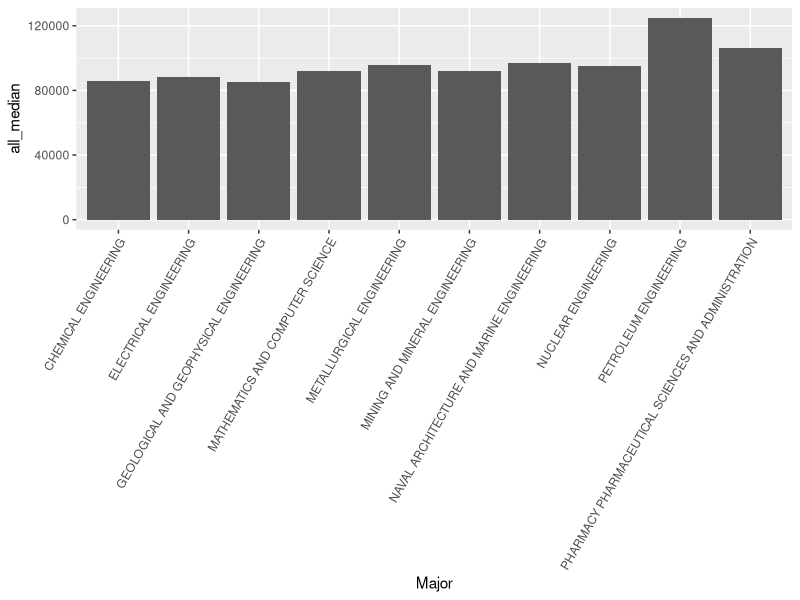
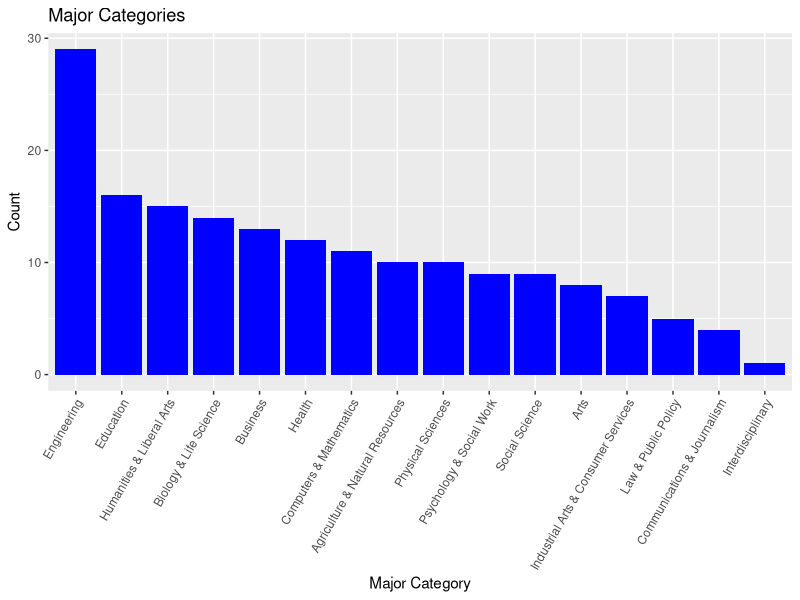

Reproduce these figures in R, in order. (Note: this script raises an error after producing the figures.)
## ---- chunk 1
knitr::opts_chunk$set(echo = TRUE)
## ---- chunk 2
library(readr)
library(dplyr)
library(tidyverse)
library(ggplot2)
library(gridExtra)
## ---- chunk 3
recentgrads <- read_csv("Data/recentgrads.csv")

head(recentgrads)

recentgrads$recent_total <- recentgrads$Total
recentgrads$Total <- NULL

recentgrads$recent_men <- recentgrads$Men
recentgrads$Men <- NULL

recentgrads$recent_women <- recentgrads$Women
recentgrads$Women <- NULL

#recentgrads$recent_ShareWomen <- recentgrads$ShareWomen
#recentgrads$ShareWomen <- NULL

recentgrads$recent_sample_size <- recentgrads$Sample_size
recentgrads$Sample_size <- NULL

recentgrads$recent_employed <- recentgrads$Employed
recentgrads$Employed <- NULL

recentgrads$recent_full_time <- recentgrads$Full_time
recentgrads$Full_time <- NULL

recentgrads$recent_part_time <- recentgrads$Part_time
recentgrads$Part_time <- NULL

recentgrads$recent_full_time_year_round <- recentgrads$Full_time_year_round
recentgrads$Full_time_year_round <- NULL

recentgrads$recent_unemployed <- recentgrads$Unemployed
recentgrads$Unemployed <- NULL

recentgrads$recent_unemployment_rate <- recentgrads$Unemployment_rate
recentgrads$Unemployment_rate <- NULL

recentgrads$recent_median <- recentgrads$Median
recentgrads$Median <- NULL

recentgrads$recent_p25th <- recentgrads$P25th
recentgrads$P25th <- NULL

recentgrads$recent_p75th <- recentgrads$P75th
recentgrads$P75th <- NULL

recentgrads$recent_college_jobs <- recentgrads$College_jobs
recentgrads$College_jobs <- NULL

recentgrads$recent_non_college_jobs <- recentgrads$Non_college_jobs
recentgrads$Non_college_jobs <- NULL

recentgrads$recent_low_wage_jobs <- recentgrads$Low_wage_jobs
recentgrads$Low_wage_jobs <- NULL

head(recentgrads)
## ---- chunk 4
allgrads <- read_csv("Data/allgrads.csv")




head(allgrads)

allgrads$all_total <- allgrads$Total
allgrads$Total <- NULL

allgrads$all_employed <- allgrads$Employed
allgrads$Employed <- NULL

allgrads$all_employed_full_time_year_round <- allgrads$Employed_full_time_year_round
allgrads$Employed_full_time_year_round <- NULL

allgrads$all_unemployed <- allgrads$Unemployed
allgrads$Unemployed <- NULL

allgrads$all_unemployment_rate <- allgrads$Unemployment_rate
allgrads$Unemployment_rate <- NULL

allgrads$all_median <- allgrads$Median
allgrads$Median <- NULL

allgrads$all_p25th <- allgrads$P25th
allgrads$P25th <- NULL

allgrads$all_p75th <- allgrads$P75th
allgrads$P75th <- NULL
## ---- chunk 5
gradstudents <- read_csv("Data/gradstudents.csv")

allgrads <- read_csv("Data/allgrads.csv")


head(gradstudents)
## ---- chunk 6
combinedrecentandgrad <- full_join(recentgrads, gradstudents, by = c("Major_code", "Major", "Major_category"))

totalcombination <- full_join(combinedrecentandgrad, allgrads, by = c("Major_code", "Major", "Major_category"))

totalcombination1 <- totalcombination %>% mutate(full_total = all_total + recent_total + Grad_total, full_employed = all_employed + recent_employed + Grad_total, total_unemployed = all_unemployed + recent_unemployed + Grad_unemployed)

totalcombination2 <- totalcombination1 %>% mutate(full_median = (recent_median + Grad_median + Nongrad_median + all_median)/4)

totalcombinationpaid <- totalcombination2 %>% arrange(desc(all_median))

write.csv(totalcombinationpaid, file = "totalcombinationpaid.csv")


topten <- filter(totalcombination2, all_median > 80000)
## ---- chunk 7
ggplot(data = topten, aes(x = Major, y = all_median)) + geom_bar(stat = "identity") + theme(axis.text.x = element_text(angle = 60, hjust = 1))
## ---- chunk 8
table(totalcombination2$Major_category)

totalcombination3 <- totalcombination2 %>% mutate(full_unemployment_rate = (recent_unemployment_rate + Grad_unemployment_rate + Nongrad_unemployment_rate + all_unemployment_rate)/4)

categories <- totalcombination3 %>% group_by(Major_category) %>% summarise(Count = n(), mean_income = mean(full_median), Total = sum(full_total), mean_unemployment = mean(full_unemployment_rate), mean_female = mean(ShareWomen)) %>% arrange(desc(Count))

#1
ggplot(data = categories, aes(x = fct_reorder(Major_category, Count, .desc = TRUE), y = Count)) + geom_bar(stat = "identity", fill = "blue") + theme(axis.text.x = element_text(angle = 60, hjust = 1)) + labs(title = "Major Categories", x = "Major Category")

#2
ggplot(data = categories, aes(x = fct_reorder(Major_category, Total, .desc = TRUE), y = Total)) + geom_bar(stat = "identity", fill = "blue") + theme(axis.text.x = element_text(angle = 60, hjust = 1)) + labs(title = "Total Cases", y = "Cases", x = "Major Category")
## ---- chunk 9
mostpopular <- totalcombination3 %>% arrange(desc(full_total)) %>% slice(1:25)

mostpopularcount <- mostpopular %>% group_by(Major_category) %>% summarise(Count = n()) %>% arrange(desc(Count))

#3
ggplot(data = mostpopular, aes(x = fct_reorder(Major, full_total, .desc = TRUE), y = full_total)) + geom_bar(stat = "identity", fill = "green") + theme(axis.text.x = element_text(angle = 75, hjust = 1)) + labs(title = "Popular Majors", x = "Majors", y = "Count")

#4
ggplot(data = mostpopularcount, aes(x = fct_reorder(Major_category, Count, .desc = TRUE), y = Count)) + geom_bar(stat = "identity", fill = "red") + theme(axis.text.x = element_text(angle = 60, hjust = 1)) + labs(title = "Popular Major Categories", x = "Major Category")
## ---- chunk 10
#5
ggplot(data = totalcombination2, aes(x = fct_reorder(Major, full_median, .desc = TRUE), y = full_median, color = Major_category)) + geom_point() + labs(main = "Median Income by Major", y = "Median Income", x = "Majors", color = "Major Category") + theme(axis.text.x=element_blank(),
        axis.ticks.x=element_blank())
## ---- chunk 11
#6
ggplot(data = categories, aes(x = fct_reorder(Major_category, mean_income, .desc = TRUE), y = mean_income)) + geom_bar(stat = "identity", fill = "blue") + theme(axis.text.x = element_text(angle = 60, hjust = 1)) + labs(title = "Income per Major", x = "Major", y = "Median Income")
## ---- chunk 12
#7
ggplot(data = mostpopular, aes(x = fct_reorder(Major, full_median, .desc = TRUE), y = full_median)) + geom_bar(stat = "identity", fill = "red") + theme(axis.text.x = element_text(angle = 60, hjust = 1)) + labs(title = "Income per Major", x = "Major", y = "Median Income")

#8
ggplot(data = mostpopular, aes(x = fct_reorder(Major_category, full_median, .desc = TRUE), y = full_median)) + geom_boxplot(fill = "yellow") + theme(axis.text.x = element_text(angle = 60, hjust = 1)) + labs(title = "Income for Popular Major Categories", x = "Major Category", y = "Median Income")
## ---- chunk 13
ourmajors <- totalcombination3 %>% filter(Major %in% c("GENERAL ENGINEERING", "ECONOMICS", "POLITICAL SCIENCE AND GOVERNMENT", "MATHEMATICS", "BIOLOGY"))
## ---- chunk 14


#9
ggplot(data = totalcombination3, aes(x = fct_reorder(Major, full_unemployment_rate, .desc = TRUE), y = full_unemployment_rate, color = Major_category)) + geom_point() + labs(main = "Unemployment Rate by Major", y = "Unemployment Rate", x = "Majors", color = "Major Category") + theme(axis.text.x=element_blank(),
        axis.ticks.x=element_blank())

#10
ggplot(data = categories, aes(x = fct_reorder(Major_category, mean_unemployment, .desc = TRUE), y = mean_unemployment)) + geom_bar(stat = "identity", fill = "red") + theme(axis.text.x = element_text(angle = 60, hjust = 1)) + labs(title = "Unemployment by Major Category", x = "Major Category", y = "Unemployment Rate")

#11
ggplot(data = mostpopular, aes(x = fct_reorder(Major, full_unemployment_rate, .desc = TRUE), y = full_unemployment_rate)) + geom_bar(stat = "identity", fill = "red") + theme(axis.text.x = element_text(angle = 60, hjust = 1)) + labs(title = "Unemployment by Major Category", x = "Major Category", y = "Unemployment Rate")
## ---- chunk 15
#12
ggplot(data = totalcombination3, aes(x = fct_reorder(Major, ShareWomen, .desc = TRUE), y = ShareWomen, color = Major_category)) + geom_point() + labs(main = "% Female", y = "% Female", x = "Majors", color = "Major Category") + theme(axis.text.x=element_blank(),
        axis.ticks.x=element_blank())

#13
ggplot(data = categories, aes(x = fct_reorder(Major_category, mean_female, .desc = TRUE), y = mean_female)) + geom_bar(stat = "identity", fill = "pink") + theme(axis.text.x = element_text(angle = 60, hjust = 1)) + labs(title = "% Female by Major Category", x = "Major Category", y = "% Female")

#14
ggplot(data = mostpopular, aes(x = fct_reorder(Major, ShareWomen, .desc = TRUE), y = ShareWomen)) + geom_bar(stat = "identity", fill = "red") + theme(axis.text.x = element_text(angle = 60, hjust = 1)) + labs(title = "% Female by Major Category", x = "Major", y = "% Female")
## ---- chunk 16
#15 
ggplot(data = ourmajors, aes(x = Major, y = full_median, fill = Major_code)) + geom_bar(stat = "identity") + theme(axis.text.x = element_text(angle = 60, hjust = 1))

#16
ggplot(data = ourmajors, aes(x = Major, y = full_unemployment_rate, fill = Major_code)) + geom_bar(stat = "identity") + theme(axis.text.x = element_text(angle = 60, hjust = 1))

#17
ggplot(data = ourmajors, aes(x = Major, y = ShareWomen, fill = Major_code)) + geom_bar(stat = "identity") + theme(axis.text.x = element_text(angle = 60, hjust = 1))

#18
ggplot(data = ourmajors, aes(x = Major, y = full_median, fill = Major_code)) + geom_bar(stat = "identity") + theme(axis.text.x = element_text(angle = 60, hjust = 1))

#19
nongrad <- ggplot(data = ourmajors, aes(x = Major, y = Nongrad_median, fill = Major_code)) + geom_bar(stat = "identity") + theme(axis.text.x = element_text(angle = 60, hjust = 1), axis.ticks.x=element_blank())

grad <- ggplot(data = ourmajors, aes(x = Major, y = Grad_median, fill = Major_code)) + geom_bar(stat = "identity") + theme(axis.text.x = element_text(angle = 60, hjust = 1), axis.ticks.x=element_blank())

grid.arrange(grad, nongrad)
## ---- chunk 17
outliers <- totalcombination3 %>%
  filter(full_total >= 310000 | full_median >= 65000)

ggplot(totalcombination3, aes(Major, full_total)) +
  geom_point() + 
  ggrepel::geom_label_repel(aes(label=paste("(",Major,",",full_median,")"), vjust = 4, hjust = 0, colour = Major_category),
    data = outliers, show.legend = FALSE)
## ---- chunk 18
outliers1 <- totalcombination1 %>%
  filter(ShareWomen <= 0 | ShareWomen >= 	0.9679982)

ggplot(totalcombination1, aes(Major, full_total, fill = recent_men)) +
  geom_col() +
  ggrepel::geom_label_repel(aes(label=paste("(",Major,",",recent_men," "," ",recent_low_wage_jobs,")"), vjust = 100, colour = Major_category),
    data = outliers1, show.legend = FALSE)
## ---- chunk 19
outliers2 <- totalcombination1 %>%
  filter(recent_unemployment_rate >= .14 | recent_low_wage_jobs >= 25000)

ggplot(totalcombination1, aes(Major, recent_unemployment_rate)) +
  geom_jitter() +
  ggrepel::geom_label_repel(aes(label=paste("(",Major,",",recent_low_wage_jobs,")"), vjust = 4, hjust = 0, colour = Major_category),
    data = outliers2, show.legend = FALSE)
